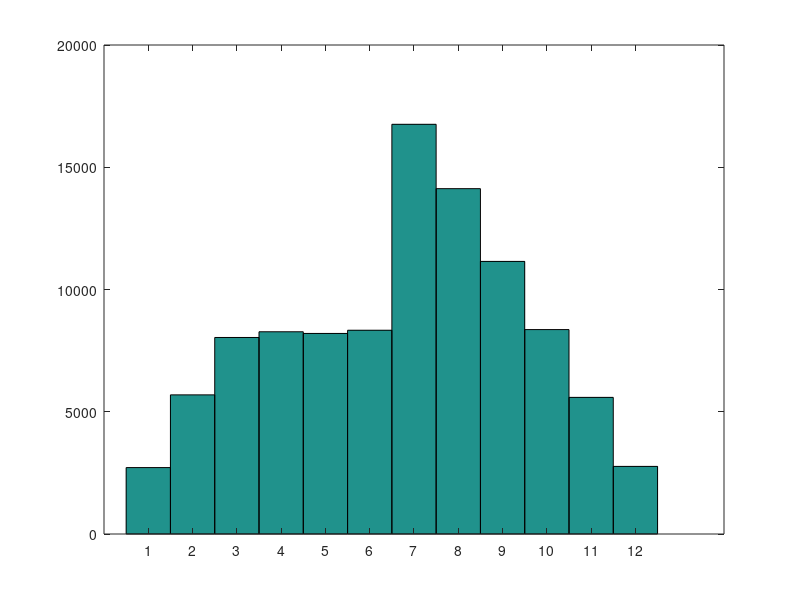

Write MATLAB code to recreate this figure.
% This code is supported by the website: https://www.guanjihuan.com
% The newest version of this code is on the web page: https://www.guanjihuan.com/archives/1247

clc;clear all;clf;
s=100000;  % 取的样品数
f=[1,2,3,3,3,3,6,5,4,3,2,1];  % 期望得到样品的分布函数
d=zeros(1,s);  % 初始状态
x=1;
for i=1:s
     y=unidrnd(12);  % 1到12随机整数
     alpha=min(1,f(y)/f(x)); % 接收率
     u=rand;  
     if u<alpha   % 以alpha的概率接收转移
         x=y;
     end
     d(i)=x;
end
hist(d,1:1:12);